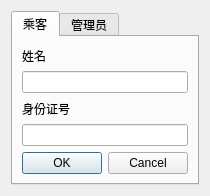
<?xml version="1.0" encoding="UTF-8"?>
<ui version="4.0">
 <class>Form</class>
 <widget class="QWidget" name="Form">
  <property name="geometry">
   <rect>
    <x>0</x>
    <y>0</y>
    <width>361</width>
    <height>233</height>
   </rect>
  </property>
  <property name="sizePolicy">
   <sizepolicy hsizetype="Fixed" vsizetype="Fixed">
    <horstretch>0</horstretch>
    <verstretch>0</verstretch>
   </sizepolicy>
  </property>
  <property name="windowTitle">
   <string>Form</string>
  </property>
  <layout class="QHBoxLayout">
   <property name="sizeConstraint">
    <enum>QLayout::SetFixedSize</enum>
   </property>
   <item>
    <widget class="QTabWidget" name="loginWidget">
     <property name="sizePolicy">
      <sizepolicy hsizetype="Fixed" vsizetype="Fixed">
       <horstretch>0</horstretch>
       <verstretch>0</verstretch>
      </sizepolicy>
     </property>
     <property name="maximumSize">
      <size>
       <width>500</width>
       <height>300</height>
      </size>
     </property>
     <property name="currentIndex">
      <number>0</number>
     </property>
     <widget class="QWidget" name="passengerTab">
      <attribute name="title">
       <string>乘客</string>
      </attribute>
      <layout class="QVBoxLayout" name="verticalLayout">
       <item>
        <widget class="QLabel" name="passengerNameLable">
         <property name="text">
          <string>姓名</string>
         </property>
        </widget>
       </item>
       <item>
        <widget class="QLineEdit" name="passengerName">
         <property name="echoMode">
          <enum>QLineEdit::Normal</enum>
         </property>
        </widget>
       </item>
       <item>
        <widget class="QLabel" name="passengerPasswordLable">
         <property name="text">
          <string>身份证号</string>
         </property>
        </widget>
       </item>
       <item>
        <widget class="QLineEdit" name="passengerAccount">
         <property name="echoMode">
          <enum>QLineEdit::Password</enum>
         </property>
        </widget>
       </item>
       <item>
        <widget class="QDialogButtonBox" name="passengerButtonBox">
         <property name="standardButtons">
          <set>QDialogButtonBox::Cancel|QDialogButtonBox::Ok</set>
         </property>
        </widget>
       </item>
      </layout>
     </widget>
     <widget class="QWidget" name="managerTab">
      <attribute name="title">
       <string>管理员</string>
      </attribute>
      <layout class="QVBoxLayout" name="verticalLayout_2">
       <item>
        <widget class="QLabel" name="managerAccountLable">
         <property name="text">
          <string>账号</string>
         </property>
        </widget>
       </item>
       <item>
        <widget class="QLineEdit" name="managerAccount"/>
       </item>
       <item>
        <widget class="QLabel" name="managerPasswordLable">
         <property name="text">
          <string>密码</string>
         </property>
        </widget>
       </item>
       <item>
        <widget class="QLineEdit" name="managerPassword">
         <property name="echoMode">
          <enum>QLineEdit::Password</enum>
         </property>
        </widget>
       </item>
       <item>
        <widget class="QDialogButtonBox" name="managerButtonBox">
         <property name="standardButtons">
          <set>QDialogButtonBox::Cancel|QDialogButtonBox::Ok</set>
         </property>
        </widget>
       </item>
      </layout>
     </widget>
    </widget>
   </item>
  </layout>
 </widget>
 <resources/>
 <connections/>
</ui>
